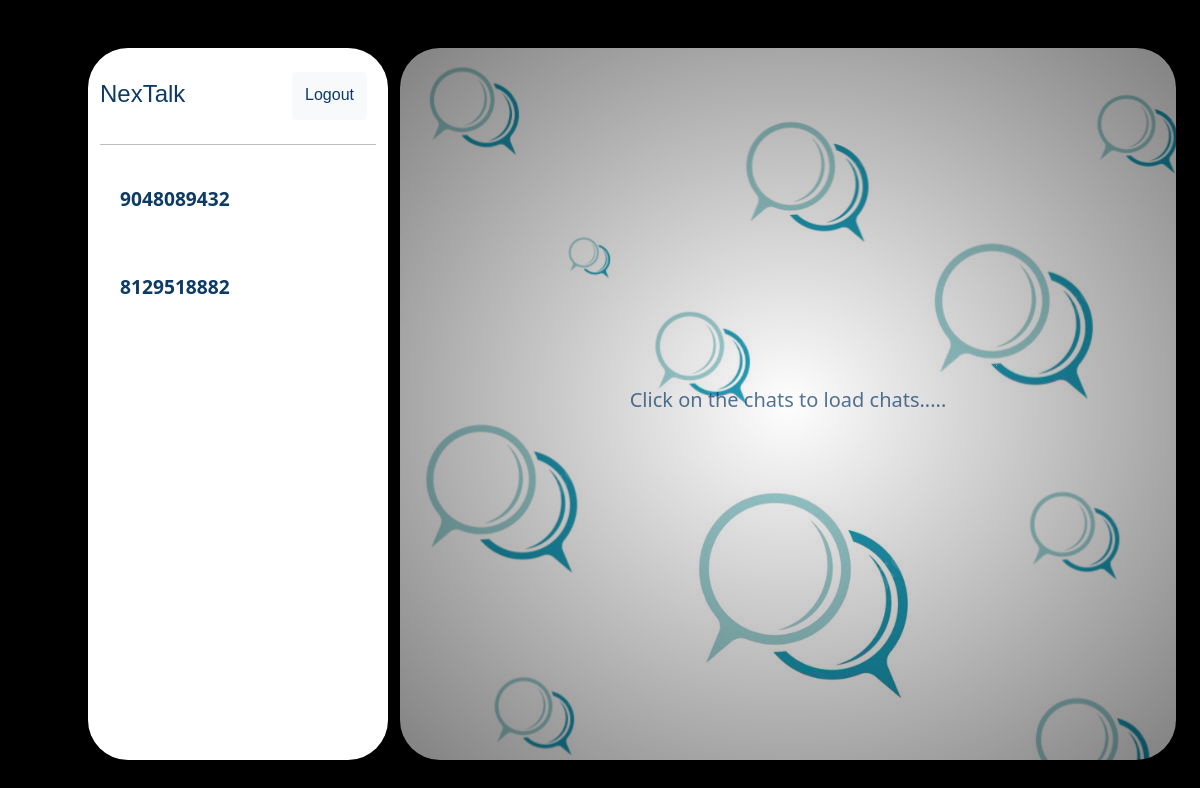
Screenshot of / (signed in) with the database file from the repository.
### chat/models.py (models this page shows)
class Thread(models.Model):
    first_person = models.ForeignKey(User, on_delete=models.CASCADE, null=True, blank=True, related_name='thread_first_person')
    second_person = models.ForeignKey(User, on_delete=models.CASCADE, null=True, blank=True,
                                     related_name='thread_second_person')
    updated = models.DateTimeField(auto_now=True)
    timestamp = models.DateTimeField(auto_now_add=True)
    objects = ThreadManager()
    class Meta:
        unique_together = ['first_person', 'second_person']

### chat/views.py (the view)
# urls.py: path('',views.home,name='home'),
def home(request):
    if request.user.is_authenticated:
        threads=Thread.objects.by_user(user=request.user)
        context = {
            'Threads': threads,
        }
        return render(request,'home.html',context)
    else:
        return redirect('login')

### chat/models.py (called while the page is built)
    def by_user(self, **kwargs):
        user = kwargs.get('user')
        lookup = Q(first_person=user) | Q(second_person=user)
        qs = self.get_queryset().filter(lookup).distinct()
        return qs

### templates/home.html
{% extends "common.html" %}
{% block content %}
<div class="row mt-5 mb-1">
    <div class="col-1"></div>
    <div class="col-11 col-md-3 chat-list">
        <div class="name">
            <div class="row" style="height: 10vh;">
                <div class="col-9 d-flex" style="margin-top: 4vh;">
                    <h4>NexTalk</h4>
                </div>
                <div class="col-3  d-flex justify-content-center" style="margin-top: 3vh;">
                    <a href="logout" class="btn btn-light"
                        style="color:#0d3b66;font-family: Verdana, Geneva, Tahoma, sans-serif;padding-top: 1.2vh;height: 6vh;"
                        onMouseOver="this.style.background='#0d3b66',this.style.color='white',this.style.border='3px #8ecae6 double'"
                        onMouseOut="this.style.background='',this.style.color='#0d3b66',this.style.border='none'">
                        Logout
                        </span></a>
                </div>
            </div>
            <hr>
        </div>
        <div class="chat-id">
            {% for thread in Threads %}
            {% if thread.first_person.username == request.user.username %}
            <a href="{% url "room" thread.id %}" class="room-names">
                <div class="chat-names"><span>{{ thread.second_person.username }}</span></div>
            </a>
            {% else %}
            <a href="{% url "room" thread.id %}" class="room-names">
                <div class="chat-names"><span>{{ thread.first_person.username }}</span></div>
            </a>
            {% endif %}
            {% endfor %}
        </div>
    </div>
    <div class="col-md-8 vanish">
        <div class="home-tag d-flex justify-content-center align-items-center">
            <h5 class="home-text">Click on the chats to load chats.....</h5>
        </div>
    </div>
</div>
{% endblock content %}

### static/css/chat.css (style rules this page uses)
:root { --mainbg: #000000; --bg:#fff; --text:#000; --seccol: #0d3b66; --light: #ade8f4; }
.body { height: 100%; width: 100%; background: var(--mainbg); }
.row { width: 100%; }
.chat-list { color: var(--text); width: fit-content; background: var(--bg); height: 89vh; border-radius: 5vh; }
.name { height: 10vh; }
.name h4 { font-family: Verdana, Geneva, Tahoma, sans-serif; font: 600 large; color: var(--seccol); }
.chat-id { margin: 4vh 0 0 0; }
.chat-names { width: 100%; height: 10.5vh; border-radius: 3vh; padding:3.1vh 0 0 2.5vh; margin-top: 0.5vh; color: var(--seccol); }
.room-names { text-decoration: none; }
.room-names span { font-weight: 600; font-size: larger; }
.home-tag { background: radial-gradient(rgb(255 243 243 / 10%), rgb(6 4 4 / 50%)), url('/static/images/bg.jpg'); height: 89vh; border-radius: 5vh; }
.home-text { color: var(--seccol); opacity: 0.7; }

### rows the page displays
Thread: first_person.username "9048089432"
Thread: first_person.username "8129518882"
